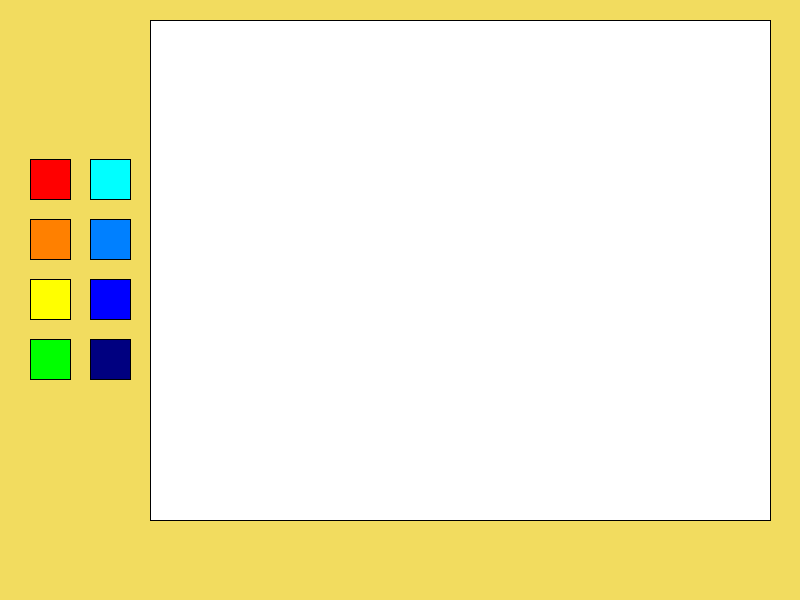
Frame 1 (no input)
Frame 60 (the mouse pressed at the canvas centre just before this capture): identical to frame 1, image omitted
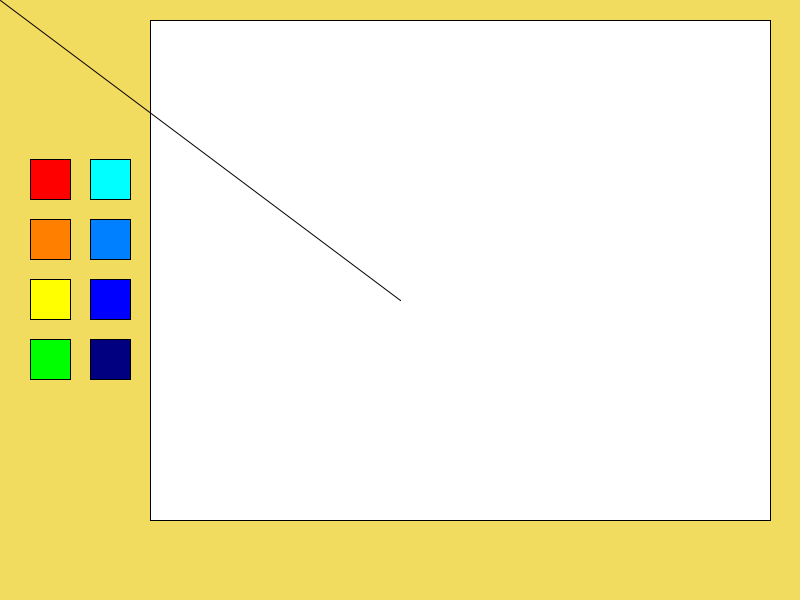
Frame 120 (the mouse held since frame 60 and released just before this capture)

The Processing sketch that drew these frames (run headless with seeded random() and noise(); from frame 60 on, the mouse is pressed at the canvas centre):

// Processing sketch: processing_162389
// ── processing_162389.pde

int xPos = 30;
int yPos= 159;
int S=40;
int P=20;
 
void setup( ){
 
size(800,600);
background(#F2DC5F);
fill(255);
rect(150,20,620,500);

 
   
//red
fill(255,0,0);
rect(xPos,yPos,S,S);
//orange
fill(255,128,0);
rect(xPos,yPos+S+P,S,S);
//yellow
fill(255,255,0);
rect(xPos,yPos+S*2+P*2,S,S);
//yellow green
fill(0,255,0);
rect(xPos,yPos+S*3+P*3,S,S);

   //2p
//sky
fill(0,255,255);
rect(xPos+S+P,yPos,S,S);
//skyblue
fill(0,128,255);
rect(xPos+S+P,yPos+S+P,S,S);
//blue
fill(0,0,255);
rect(xPos+S+P,yPos+S*2+P*2,S,S);
//navy
fill(0,0,128);
rect(xPos+S+P,yPos+S*3+P*3,S,S);

 

 
}
 
void draw( ) {

   
if(mousePressed) {
  if( mouseX > 155 && mouseX < 640 && mouseY > 30 && mouseY < 550 ){
  line(pmouseX,pmouseY,mouseX,mouseY);

}
 

 if( mouseX > xPos  && mouseX < xPos+S && mouseY > yPos && mouseY < yPos+S ) {
   stroke(255,0,0);
   strokeWeight(5);
 }
 //orangebutton
 if( mouseX > xPos  && mouseX < xPos+S && mouseY >yPos+S+P && mouseY < yPos+S+P+S ) {
   stroke(255,128,0);
  strokeWeight(5);
 } 
 //yellowbutton
 if( mouseX > xPos  && mouseX < xPos+S && mouseY > yPos+S*2+P*2 && mouseY < yPos+S*2+P*2+S ) {
   stroke(255,255,0);
  strokeWeight(5);
 }
  
//yellow green button 
 if( mouseX > xPos  && mouseX < xPos+S && mouseY > yPos+S*3+P*3 && mouseY < yPos+S*3+P*3+S ) {
   stroke(0,255,0);
  strokeWeight(5);
 }

  
  
 //skybutton 
 if( mouseX > xPos+S+P  && mouseX < xPos+S+P+S && mouseY > yPos && mouseY < yPos+S ) {
   stroke(0,255,255);
    strokeWeight(5);
 }
  //skybluebutton 
 if( mouseX > xPos+S+P  && mouseX < xPos+S+P+S && mouseY > yPos+S+P && mouseY < yPos+S+P+S ) {
   stroke(0,128,255);
  strokeWeight(5);
 }
  //bluebutton 
 if( mouseX > xPos+S+P  && mouseX < xPos+S+P+S && mouseY > yPos+S*2+P*2 && mouseY < yPos+S*2+P*2+S  ) {
   stroke(0,0,255);
  strokeWeight(5);
 }
  //navybutton 
 if( mouseX > xPos+S+P  && mouseX < xPos+S+P+S && mouseY > yPos+S*3+P*3 && mouseY < yPos+S*3+P*3+S ) {
   stroke(0,0,128);
  strokeWeight(5);
 }

}
   
}
 
